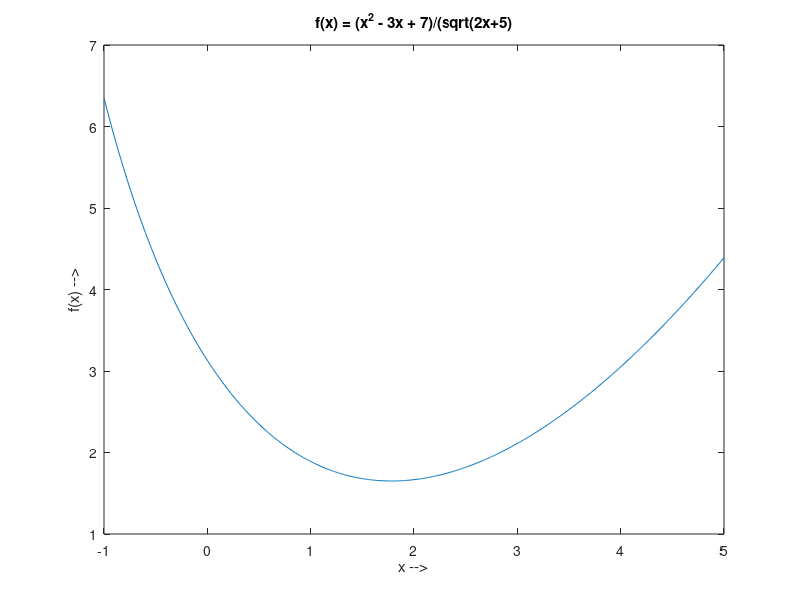

This chart was generated by the following MATLAB code:
%{
Class : ENGR15100: Software Tools for Engineers
Instructor : Xiaoli Yang
Author : [Daniel Olsson]
Assignment : Lab [5]
File Name : DanielOlssonLab5Problem2.m
(eg: Xiaoli_Yang_LAB1_Problem1.m)
Date : [10]/[5]/[2021]
%}
%clear workspace
clear
%clear screen
clc
%display your name
disp('Daniel Olsson');
disp('Starting L5 P2');
%Start your source code here

%assigned questions

% 1)
x = [-1:0.01:5]
y = (((x.^2)-(3.*x))+7)./(sqrt((2.*x)+5))

plot (x, y)

xlabel('x -->')
ylabel('f(x) -->')
title('f(x) = (x^2 - 3x + 7)/(sqrt(2x+5)')

%End your code
disp('Completed');